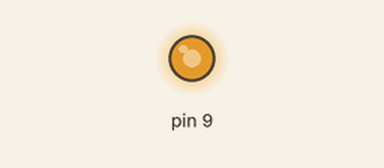
This sketch was run on a simulated Arduino Uno, built with avr-gcc and run on an emulated ATmega328P. On the bench: output pins drawn as LEDs (lit = HIGH).

Above: at 0.1 s.
Timing chart, 0 to 1.6 s (numbered marks = the images above):
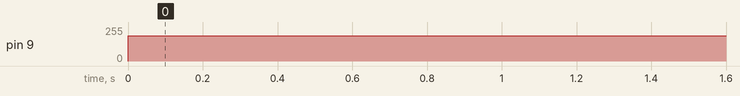

The sketch:

music.ino
```cpp
// Lab 6
// No group members, just me
/*


*/
#define BUZZER_CLOCK 16000000/8
#include "pitches.h"
/*
 * tone(freq)
 */
void tone(uint16_t freq) {
  asm("sbi 0x04, 1");
  ICR1 = BUZZER_CLOCK / freq ;
  OCR1A = ICR1 * 3 / 4 ;
}
void mute(){
  asm("cbi 0x04, 1");
  asm("cbi 0x05, 1");
}

/*
 * ASM Constants
 */
asm("PORTB = 0x05") ; // data register address
asm("DDRB = 0x04") ; // data direction address
asm("TCCR1A = 0x80") ; // address
asm("TCCR1B = 0x81") ; // address
/*
 * SETUP()
 */
void setup() {
  //TCCR1A and TCCR1B setup which before was in init_timer
  asm("LDI R16, 0B10000010") ;
  asm("STS TCCR1A, R16") ;
  asm("LDI R16, 0B00011010") ;
  asm("STS TCCR1B, R16") ;

  asm("SBI DDRB, 1") ; // pin is for output = pin 9
}
/*
 * LOOP()
 */
void loop() {

  tone(NOTE_F5); delay(600);  // F5
  mute();

  tone(NOTE_FS5); delay(600);  // F#5
  mute();

  tone(NOTE_G5); delay(600);  // D#5
  mute();

  tone(NOTE_C5); delay(600);  // C5
  mute();

  tone(NOTE_F5); delay(450);  // F5
  mute();

  tone(NOTE_G5); delay(450);  // F#5
  mute();

  tone(NOTE_DS5); delay(600);  // D#5
  mute();

  tone(NOTE_F5); delay(650);  // F5
  mute();

  tone(NOTE_FS5); delay(700);  // F#5
  mute();

  tone(NOTE_G5); delay(800);  // D#5

  mute();
  delay(1000);


}
```

pitches.h
```cpp
/*************************************************
 * Public Constants
 *************************************************/

#define NOTE_B0  31
#define NOTE_C1  33
#define NOTE_CS1 35
#define NOTE_D1  37
#define NOTE_DS1 39
#define NOTE_E1  41
#define NOTE_F1  44
#define NOTE_FS1 46
#define NOTE_G1  49
#define NOTE_GS1 52
#define NOTE_A1  55
#define NOTE_AS1 58
#define NOTE_B1  62
#define NOTE_C2  65
#define NOTE_CS2 69
#define NOTE_D2  73
#define NOTE_DS2 78
#define NOTE_E2  82
#define NOTE_F2  87
#define NOTE_FS2 93
#define NOTE_G2  98
#define NOTE_GS2 104
#define NOTE_A2  110
#define NOTE_AS2 117
#define NOTE_B2  123
#define NOTE_C3  131
#define NOTE_CS3 139
#define NOTE_D3  147
#define NOTE_DS3 156
#define NOTE_E3  165
#define NOTE_F3  175
#define NOTE_FS3 185
#define NOTE_G3  196
#define NOTE_GS3 208
#define NOTE_A3  220
#define NOTE_AS3 233
#define NOTE_B3  247
#define NOTE_C4  262
#define NOTE_CS4 277
#define NOTE_D4  294
#define NOTE_DS4 311
#define NOTE_E4  330
#define NOTE_F4  349
#define NOTE_FS4 370
#define NOTE_G4  392
#define NOTE_GS4 415
#define NOTE_A4  440
#define NOTE_AS4 466
#define NOTE_B4  494
#define NOTE_C5  523
#define NOTE_CS5 554
#define NOTE_D5  587
#define NOTE_DS5 622
#define NOTE_E5  659
#define NOTE_F5  698
#define NOTE_FS5 740
#define NOTE_G5  784
#define NOTE_GS5 831
#define NOTE_A5  880
#define NOTE_AS5 932
#define NOTE_B5  988
#define NOTE_C6  1047
#define NOTE_CS6 1109
#define NOTE_D6  1175
#define NOTE_DS6 1245
#define NOTE_E6  1319
#define NOTE_F6  1397
#define NOTE_FS6 1480
#define NOTE_G6  1568
#define NOTE_GS6 1661
#define NOTE_A6  1760
#define NOTE_AS6 1865
#define NOTE_B6  1976
#define NOTE_C7  2093
#define NOTE_CS7 2217
#define NOTE_D7  2349
#define NOTE_DS7 2489
#define NOTE_E7  2637
#define NOTE_F7  2794
#define NOTE_FS7 2960
#define NOTE_G7  3136
#define NOTE_GS7 3322
#define NOTE_A7  3520
#define NOTE_AS7 3729
#define NOTE_B7  3951
#define NOTE_C8  4186
#define NOTE_CS8 4435
#define NOTE_D8  4699
#define NOTE_DS8 4978
```

Measured:
- by itself, pin 9: 0/255 → 191/255 at 0.00 s
